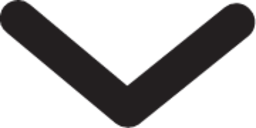
#> input picture images/arrow-down.png, 256 x 128 px; its folder holds only this picture in this run
$ python utils.py
#> lines starting #> are read from the running program, lines starting #| are printed output that depends on the picture; after the words box and inside, x2 and y2 are one past the last pixel; in counts of white or black regions, pixels touching at a corner belong together
import json
from os import listdir

IMG_FILE_EXT = ('.jpg', '.jpeg', '.bmp', '.png')


def set_config(key, value, *args, **kwargs):
  try:
    with open("./config.json", 'w') as f:
      data = json.load(f)
      data[key] = value
      f.write(json.dump())
  except Exception as e:
    print(e)


def get_key(key):
  with open("./config.json", 'r') as f:
    data = json.load(f)
    return data.get(key, False)


def read_txt_file(file):
  with open(file, 'r') as f:
    lines = f.readlines()

    array = []
    for line in lines:
      line = line[:-2]
      array.append(list(line))
    return array


def images_to_binary_txt(folder: str = "./images/", size:tuple[int,int] = (70,70)) -> None:
  # NOT A CircuitPy function
#> called with folder = './images/', size = (70, 70)
  from PIL import Image
  import numpy as np
  from os.path import isfile, join, splitext

  # Grab all image files
  files = [f for f in listdir(folder) if isfile(join(folder, f)) and f.lower().endswith(IMG_FILE_EXT)]
  for file in files:
    im = Image.open(f'{folder}/{file}', 'r')
#> im is the input picture: PIL image 256x128 RGBA; mean R, G, B, A 13.9, 12.3, 12.8, 88.7
    im.load() # required for png.split()

    # Get bounding box of image
    im = im.crop(im.getbbox())
    # resize image keeping aspect ratio
    im.thumbnail(size,Image.Resampling.LANCZOS)
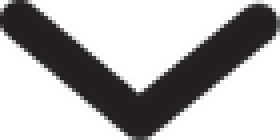
#> im: PIL image 70x35 RGBA (shown 4 times larger); mean R, G, B, A 13.6, 12.1, 12.5, 88.7; transparent parts drawn white

    try:
      background = Image.new("RGB", im.size, (255, 255, 255))
#> background: PIL image 70x35 RGB; every value is 255
      background.paste(im, mask=im.split()[3]) # 3 is the alpha channel

      arr = np.array(im.convert("L"))
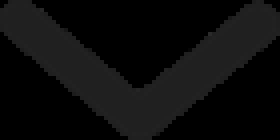
#> arr: shape (35, 70) (shown 4 times larger); min 0, max 42, mean 12.5
    except Exception as e:
      arr = np.array(im)


    transformed = np.where(arr == 0, 0, 1)
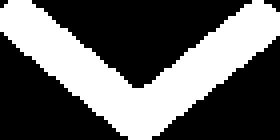
#> transformed: shape (35, 70) int64 (shown 4 times larger); values 0 (black) and 1 (white), 39% white; 1 white region, box (x1, y1, x2, y2) and area: (0, 0, 70, 35) 956
    np.savetxt(f'./images/output/{splitext(file)[0]}.txt', transformed, fmt='%i', delimiter="")


if __name__ == "__main__":
  images_to_binary_txt()

$ run again, on images/arrow-left.png
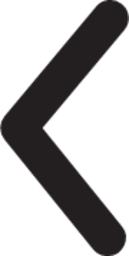
#> input picture images/arrow-left.png, 129 x 256 px
#> in images_to_binary_txt, im is the input picture: PIL image 129x256 RGBA; mean R, G, B, A 13.9, 12.4, 12.8, 88.4
#> im: PIL image 35x70 RGBA
#> in images_to_binary_txt, `arr = np.array(im.convert("L"))`:
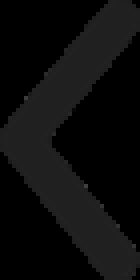
#> arr: shape (70, 35) (shown 4 times larger); min 0, max 63, mean 12.5
#> in images_to_binary_txt, `transformed = np.where(arr == 0, 0, 1)`:
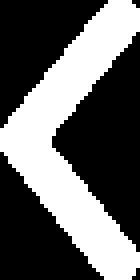
#> transformed: shape (70, 35) int64 (shown 4 times larger); values 0 (black) and 1 (white), 39% white; 1 white region, box (x1, y1, x2, y2) and area: (0, 0, 35, 70) 955

$ run again, on images/arrow-right.png
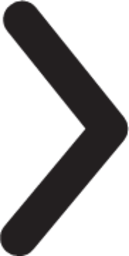
#> input picture images/arrow-right.png, 129 x 256 px
#> in images_to_binary_txt, im is the input picture: PIL image 129x256 RGBA; mean R, G, B, A 14.1, 12.4, 12.9, 88.7
#> im: PIL image 35x70 RGBA
#> in images_to_binary_txt, `arr = np.array(im.convert("L"))`:
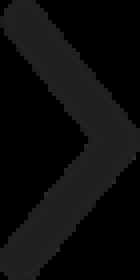
#> arr: shape (70, 35) (shown 4 times larger); min 0, max 44, mean 12.5
#> in images_to_binary_txt, `transformed = np.where(arr == 0, 0, 1)`:
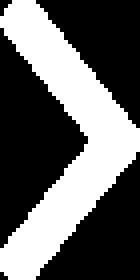
#> transformed: shape (70, 35) int64 (shown 4 times larger); values 0 (black) and 1 (white), 39.1% white; 1 white region, box (x1, y1, x2, y2) and area: (0, 0, 35, 70) 957

$ run again, on images/arrow-up.png
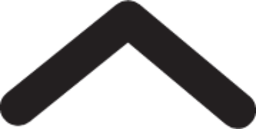
#> input picture images/arrow-up.png, 256 x 129 px
#> in images_to_binary_txt, im is the input picture: PIL image 256x129 RGBA; mean R, G, B, A 13.9, 12.3, 12.8, 88.3
#> im: PIL image 70x35 RGBA
#> in images_to_binary_txt, `arr = np.array(im.convert("L"))`:
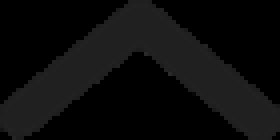
#> arr: shape (35, 70) (shown 4 times larger); min 0, max 42, mean 12.4
#> in images_to_binary_txt, `transformed = np.where(arr == 0, 0, 1)`:
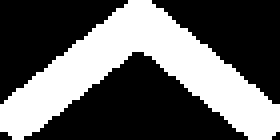
#> transformed: shape (35, 70) int64 (shown 4 times larger); values 0 (black) and 1 (white), 38.7% white; 1 white region, box (x1, y1, x2, y2) and area: (0, 0, 70, 35) 949
